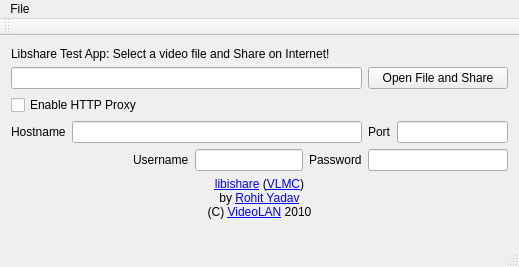
<?xml version="1.0" encoding="UTF-8"?>
<ui version="4.0">
 <class>MainWindow</class>
 <widget class="QMainWindow" name="MainWindow">
  <property name="geometry">
   <rect>
    <x>0</x>
    <y>0</y>
    <width>519</width>
    <height>267</height>
   </rect>
  </property>
  <property name="windowTitle">
   <string>libishare test</string>
  </property>
  <widget class="QWidget" name="centralWidget">
   <layout class="QGridLayout" name="gridLayout">
    <item row="0" column="0" colspan="6">
     <widget class="QLabel" name="label">
      <property name="text">
       <string>Libshare Test App: Select a video file and Share on Internet!</string>
      </property>
     </widget>
    </item>
    <item row="1" column="0" colspan="6">
     <widget class="QLineEdit" name="filePath"/>
    </item>
    <item row="1" column="6" colspan="2">
     <widget class="QPushButton" name="pushButton">
      <property name="text">
       <string>Open File and Share</string>
      </property>
     </widget>
    </item>
    <item row="2" column="0" colspan="4">
     <widget class="QCheckBox" name="proxy">
      <property name="text">
       <string>Enable HTTP Proxy</string>
      </property>
     </widget>
    </item>
    <item row="3" column="0">
     <widget class="QLabel" name="label_3">
      <property name="text">
       <string>Hostname</string>
      </property>
     </widget>
    </item>
    <item row="3" column="1" colspan="5">
     <widget class="QLineEdit" name="hostName"/>
    </item>
    <item row="3" column="6">
     <widget class="QLabel" name="label_4">
      <property name="text">
       <string>Port</string>
      </property>
     </widget>
    </item>
    <item row="3" column="7">
     <widget class="QLineEdit" name="port"/>
    </item>
    <item row="4" column="0" colspan="2">
     <spacer name="horizontalSpacer">
      <property name="orientation">
       <enum>Qt::Horizontal</enum>
      </property>
      <property name="sizeHint" stdset="0">
       <size>
        <width>116</width>
        <height>20</height>
       </size>
      </property>
     </spacer>
    </item>
    <item row="4" column="2">
     <widget class="QLabel" name="label_5">
      <property name="text">
       <string>Username</string>
      </property>
     </widget>
    </item>
    <item row="4" column="3" colspan="2">
     <widget class="QLineEdit" name="username"/>
    </item>
    <item row="4" column="5">
     <widget class="QLabel" name="label_6">
      <property name="text">
       <string>Password</string>
      </property>
     </widget>
    </item>
    <item row="4" column="6" colspan="2">
     <widget class="QLineEdit" name="password"/>
    </item>
    <item row="5" column="0" colspan="8">
     <widget class="QLabel" name="label_2">
      <property name="text">
       <string>&lt;!DOCTYPE HTML PUBLIC &quot;-//W3C//DTD HTML 4.0//EN&quot; &quot;http://www.w3.org/TR/REC-html40/strict.dtd&quot;&gt;
&lt;html&gt;&lt;head&gt;&lt;meta name=&quot;qrichtext&quot; content=&quot;1&quot; /&gt;&lt;style type=&quot;text/css&quot;&gt;
p, li { white-space: pre-wrap; }
&lt;/style&gt;&lt;/head&gt;&lt;body style=&quot; font-family:'Sans Serif'; font-size:9pt; font-weight:400; font-style:normal;&quot;&gt;
&lt;table border=&quot;0&quot; style=&quot;-qt-table-type: root; margin-top:4px; margin-bottom:4px; margin-left:4px; margin-right:4px;&quot;&gt;
&lt;tr&gt;
&lt;td style=&quot;border: none;&quot;&gt;
&lt;p align=&quot;center&quot; style=&quot; margin-top:0px; margin-bottom:0px; margin-left:0px; margin-right:0px; -qt-block-indent:0; text-indent:0px;&quot;&gt;&lt;a href=&quot;http://github.com/rohityadav/libishare&quot;&gt;&lt;span style=&quot; text-decoration: underline; color:#0000ff;&quot;&gt;libishare&lt;/span&gt;&lt;/a&gt; (&lt;a href=&quot;http://vlmc.org&quot;&gt;&lt;span style=&quot; text-decoration: underline; color:#0000ff;&quot;&gt;VLMC&lt;/span&gt;&lt;/a&gt;)&lt;/p&gt;
&lt;p align=&quot;center&quot; style=&quot; margin-top:0px; margin-bottom:0px; margin-left:0px; margin-right:0px; -qt-block-indent:0; text-indent:0px;&quot;&gt;by &lt;a href=&quot;http://rohityadav.in&quot;&gt;&lt;span style=&quot; text-decoration: underline; color:#0000ff;&quot;&gt;Rohit Yadav&lt;/span&gt;&lt;/a&gt;&lt;/p&gt;
&lt;p align=&quot;center&quot; style=&quot; margin-top:0px; margin-bottom:0px; margin-left:0px; margin-right:0px; -qt-block-indent:0; text-indent:0px;&quot;&gt;(C) &lt;a href=&quot;http://videolan.org&quot;&gt;&lt;span style=&quot; text-decoration: underline; color:#0000ff;&quot;&gt;VideoLAN&lt;/span&gt;&lt;/a&gt; 2010&lt;/p&gt;&lt;/td&gt;&lt;/tr&gt;&lt;/table&gt;&lt;/body&gt;&lt;/html&gt;</string>
      </property>
      <property name="scaledContents">
       <bool>true</bool>
      </property>
      <property name="openExternalLinks">
       <bool>true</bool>
      </property>
     </widget>
    </item>
    <item row="6" column="4">
     <spacer name="verticalSpacer">
      <property name="orientation">
       <enum>Qt::Vertical</enum>
      </property>
      <property name="sizeHint" stdset="0">
       <size>
        <width>20</width>
        <height>2</height>
       </size>
      </property>
     </spacer>
    </item>
   </layout>
  </widget>
  <widget class="QMenuBar" name="menuBar">
   <property name="geometry">
    <rect>
     <x>0</x>
     <y>0</y>
     <width>519</width>
     <height>23</height>
    </rect>
   </property>
   <widget class="QMenu" name="menuFile">
    <property name="title">
     <string>File</string>
    </property>
    <widget class="QMenu" name="menuExport">
     <property name="title">
      <string>Export</string>
     </property>
     <addaction name="actionShare_on_Internet"/>
    </widget>
    <addaction name="menuExport"/>
   </widget>
   <addaction name="menuFile"/>
  </widget>
  <widget class="QToolBar" name="mainToolBar">
   <attribute name="toolBarArea">
    <enum>TopToolBarArea</enum>
   </attribute>
   <attribute name="toolBarBreak">
    <bool>false</bool>
   </attribute>
  </widget>
  <widget class="QStatusBar" name="statusBar"/>
  <action name="actionShare_on_Internet">
   <property name="text">
    <string>Share on Internet...</string>
   </property>
  </action>
 </widget>
 <layoutdefault spacing="6" margin="11"/>
 <resources/>
 <connections/>
</ui>
